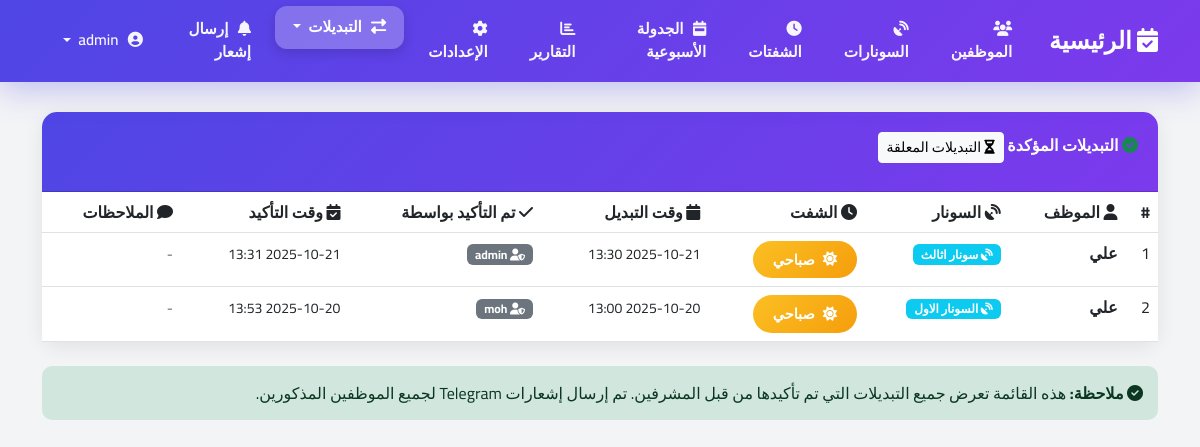
The app's page /confirmed-assignments/ (signed in), older data.
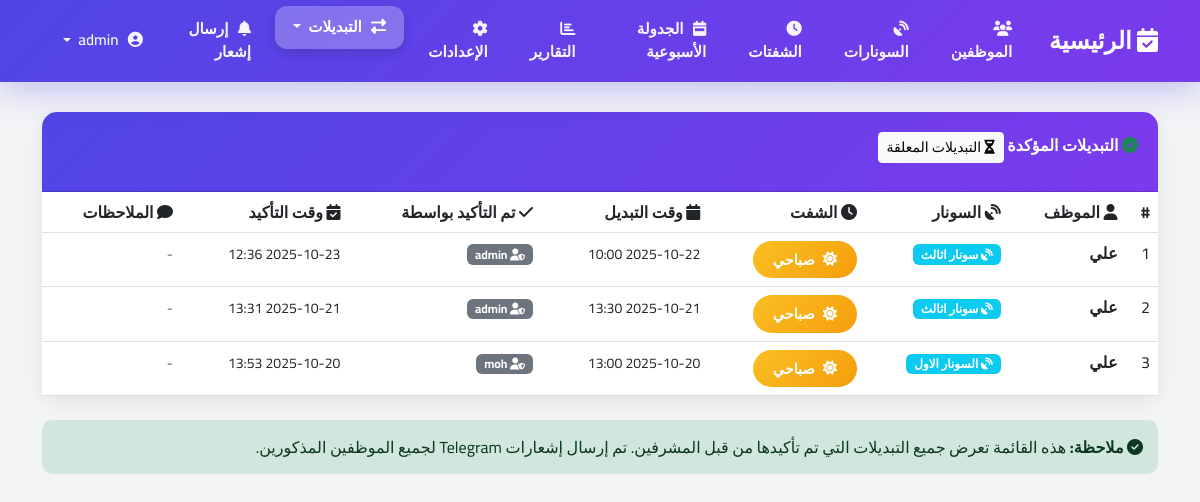
The same page, newer data.
### shifts/models.py (models this page shows, shortened)
class AssignmentConfirmation(models.Model):
    STATUS_CHOICES = [
        ('confirmed', 'مؤكد'),
        ('rejected', 'مرفوض'),
    ]
    assignment = models.OneToOneField(
        EmployeeAssignment,
        on_delete=models.CASCADE,
        related_name='confirmation',
        verbose_name='التبديل'
    )
    status = models.CharField(
        max_length=20,
        choices=STATUS_CHOICES,
        verbose_name='الحالة'
    )
    confirmed_by = models.ForeignKey(
        User,
        on_delete=models.SET_NULL,
        null=True,
        verbose_name='تم التأكيد/الرفض بواسطة'
    )
    confirmed_at = models.DateTimeField(auto_now_add=True, verbose_name='وقت التأكيد/الرفض')
    notes = models.TextField(blank=True, null=True, verbose_name='ملاحظات')
    class Meta:
        verbose_name = 'تأكيد تبديل'
        verbose_name_plural = 'تأكيدات التبديلات'
        ordering = ['-confirmed_at']

class EmployeeAssignment(models.Model):
    employee = models.ForeignKey(Employee, on_delete=models.CASCADE)
    sonar = models.ForeignKey(Sonar, on_delete=models.CASCADE, null=True, blank=True)  # يمكن أن يكون null للاحتياط
    shift = models.ForeignKey(Shift, on_delete=models.CASCADE)
    assigned_at = models.DateTimeField(default=timezone.now)
    rotation_number = models.IntegerField(default=0)
    confirmed = models.BooleanField(default=False)  # هل تم تأكيد التبديل؟
    notification_sent = models.BooleanField(default=False)  # هل تم إرسال الإشعار؟
    is_standby = models.BooleanField(default=False, verbose_name='في حالة احتياط')  # الموظف في راحة/احتياط
    work_duration_hours = models.FloatField(default=0.0, verbose_name='مدة العمل بالساعات')  # مدة العمل الفعلية
    employee_confirmed = models.BooleanField(default=False, verbose_name='تأكيد الموظف')
    employee_confirmed_at = models.DateTimeField(null=True, blank=True, verbose_name='وقت تأكيد الموظف')
    supervisor_confirmed = models.BooleanField(default=False, verbose_name='تأكيد المشرف')
    supervisor_confirmed_at = models.DateTimeField(null=True, blank=True, verbose_name='وقت تأكيد المشرف')
    supervisor_confirmed_by = models.ForeignKey(
        User,
        on_delete=models.SET_NULL,
        null=True,
        blank=True,
        related_name='confirmed_assignments',
        verbose_name='المشرف المؤكد'
    )
    class Meta:
        verbose_name = 'إسناد موظف'
        verbose_name_plural = 'إسنادات الموظفين'
        ordering = ['-assigned_at']

class Employee(models.Model):
    user = models.OneToOneField(User, on_delete=models.CASCADE, related_name='employee_profile', null=True, blank=True)
    name = models.CharField(max_length=100, verbose_name='اسم الموظف')
    telegram_id = models.CharField(max_length=50, null=True, blank=True, verbose_name='معرف تليجرام')
    is_on_leave = models.BooleanField(default=False, verbose_name='في إجازة')
    created_at = models.DateTimeField(auto_now_add=True, null=True, blank=True, verbose_name='تاريخ الإنشاء')
    created_by = models.ForeignKey(User, on_delete=models.SET_NULL, null=True, blank=True,
                                   related_name='created_employees', verbose_name='أنشئ بواسطة')
    total_work_hours = models.FloatField(default=0.0, verbose_name='إجمالي ساعات العمل')
    last_work_datetime = models.DateTimeField(null=True, blank=True, verbose_name='آخر وقت عمل')
    consecutive_rest_count = models.IntegerField(default=0, verbose_name='عدد مرات الراحة المتتالية')
    class Meta:
        verbose_name = 'موظف'
        verbose_name_plural = 'الموظفين'

class Sonar(models.Model):
    name = models.CharField(max_length=50)
    active = models.BooleanField(default=True)  # لتحديد إذا كانت المحطة نشطة
    max_employees = models.IntegerField(default=1)  # عدد الموظفين المطلوب لكل محطة

### shifts/views.py (the view)
# urls.py: path('confirmed-assignments/', views.confirmed_assignments_list, name='confirmed_assignments_list'),
@login_required
def confirmed_assignments_list(request):
    confirmed = AssignmentConfirmation.objects.filter(
        status='confirmed'
    ).select_related(
        'assignment__employee',
        'assignment__sonar',
        'assignment__shift',
        'confirmed_by'
    ).order_by('-confirmed_at')
    return render(request, 'pending_assignments/confirmed_list.html', {'confirmed_assignments': confirmed})

### templates/pending_assignments/confirmed_list.html (shortened to what the changed rows need)
{% extends 'base.html' %}
{% block content %}
<div class="content-wrapper">
    <div class="container">
        <div class="card">
            <div class="card-body p-0">
                {% if confirmed_assignments %}
                <div class="table-responsive">
                    <table class="table table-hover mb-0">
                        <thead>
                            <tr>
                                <th>#</th>
                                <th><i class="fas fa-user"></i> الموظف</th>
                                <th><i class="fas fa-satellite-dish"></i> السونار</th>
                                <th><i class="fas fa-clock"></i> الشفت</th>
                                <th><i class="fas fa-calendar"></i> وقت التبديل</th>
                                <th><i class="fas fa-check"></i> تم التأكيد بواسطة</th>
                                <th><i class="fas fa-calendar-check"></i> وقت التأكيد</th>
                                <th><i class="fas fa-comment"></i> الملاحظات</th>
                            </tr>
                        </thead>
                        <tbody>
                            {% for confirmation in confirmed_assignments %}
                            <tr>
                                <td>{{ forloop.counter }}</td>
                                <td>
                                    <strong>{{ confirmation.assignment.employee.name }}</strong>
                                </td>
                                <td>
                                    <span class="badge bg-info">
                                        <i class="fas fa-satellite-dish"></i> {{ confirmation.assignment.sonar.name }}
                                    </span>
                                </td>
                                <td>
                                    {% if confirmation.assignment.shift.name == 'morning' %}
                                        <span class="shift-badge shift-morning">
                                            <i class="fas fa-sun"></i> صباحي
                                        </span>
                                    {% elif confirmation.assignment.shift.name == 'evening' %}
                                        <span class="shift-badge shift-evening">
                                            <i class="fas fa-cloud-sun"></i> مسائي
                                        </span>
                                    {% elif confirmation.assignment.shift.name == 'night' %}
                                        <span class="shift-badge shift-night">
                                            <i class="fas fa-moon"></i> ليلي
                                        </span>
                                    {% endif %}
                                </td>
                                <td>
                                    <small>{{ confirmation.assignment.assigned_at|date:"Y-m-d H:i" }}</small>
                                </td>
                                <td>
                                    <span class="badge bg-secondary">
                                        <i class="fas fa-user-shield"></i> {{ confirmation.confirmed_by.username }}
                                    </span>
                                </td>
                                <td>
                                    <small>{{ confirmation.confirmed_at|date:"Y-m-d H:i" }}</small>
                                </td>
                                <td>
                                    {% if confirmation.notes %}
                                        <small class="text-muted">{{ confirmation.notes|truncatewords:5 }}</small>
                                    {% else %}
                                        <small class="text-muted">-</small>
                                    {% endif %}
                                </td>
                            </tr>
                            {% endfor %}
                        </tbody>
                    </table>
                </div>
                {% endif %}
            </div>
        </div>
    </div>
</div>
{% endblock %}

Row changes from the older to the newer data that the page shows:
added AssignmentConfirmation: assignment.employee.name "علي", assignment.sonar.name "سونار اثالث", shows "صباحي", assignment.assigned_at "2025-10-22 10:00", confirmed_by.username "admin", confirmed_at "2025-10-23 12:36"
